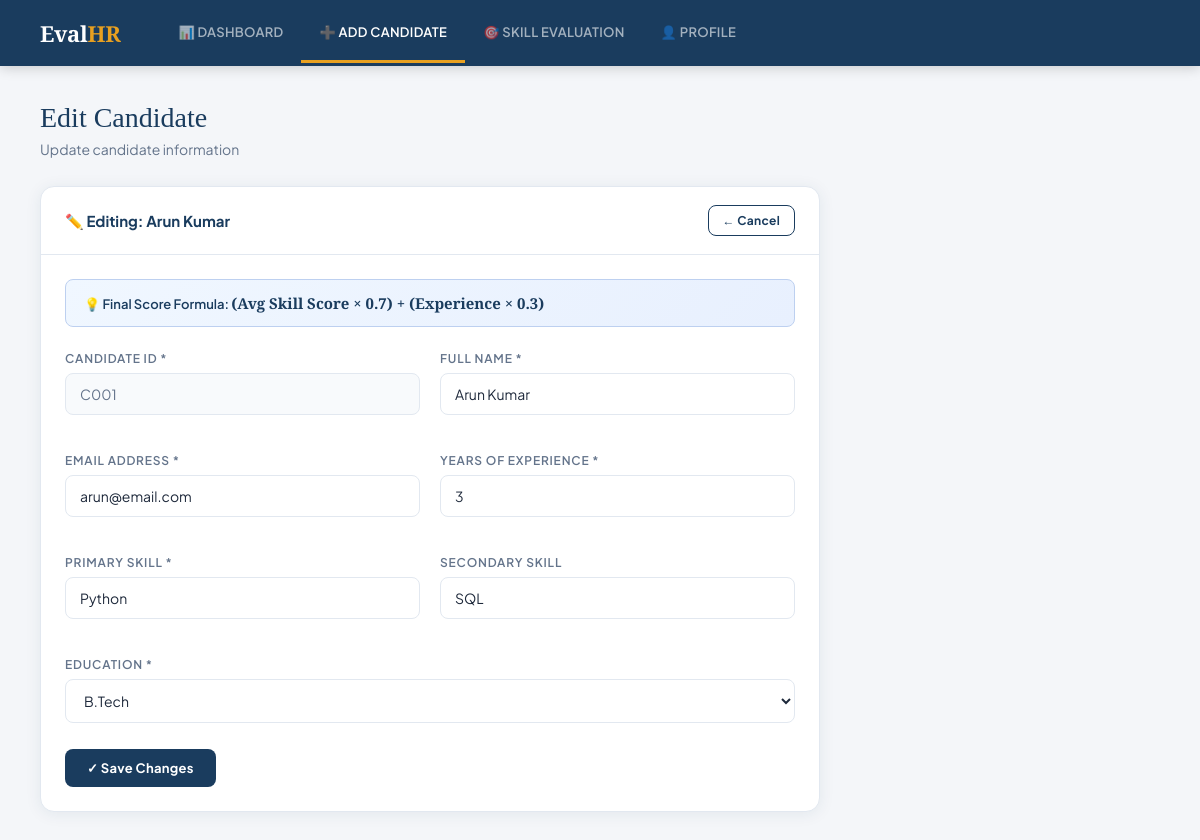
Page /edit/C001 on the committed database.
### tables this page shows
CREATE TABLE candidates (
            candidate_id TEXT PRIMARY KEY,
            name TEXT NOT NULL,
            email TEXT NOT NULL,
            experience INTEGER NOT NULL,
            primary_skill TEXT NOT NULL,
            secondary_skill TEXT,
            education TEXT NOT NULL
        );

### app.py (the view, shortened to what this page needs)
@app.route('/edit/<candidate_id>', methods=['GET', 'POST'])
def edit(candidate_id):
    candidate = get_candidate_by_id(candidate_id)
    if not candidate:
        flash('Candidate not found!', 'error')
        return redirect(url_for('dashboard'))
    return render_template('add_candidate.html', candidate=candidate, edit_mode=True)

### database.py (called while the page is built)
def get_connection():
    conn = sqlite3.connect(DB_NAME)
    conn.row_factory = sqlite3.Row
    return conn

def get_candidate_by_id(candidate_id):
    conn = get_connection()
    candidate = conn.execute('SELECT * FROM candidates WHERE candidate_id = ?', (candidate_id,)).fetchone()
    conn.close()
    return candidate

### templates/add_candidate.html (shortened to what this page needs)
{% extends "base.html" %}
{% block content %}
<div class="page-title">{% if edit_mode %}Edit Candidate{% else %}Add Candidate{% endif %}</div>
<div class="page-sub">{% if edit_mode %}Update candidate information{% else %}Register a new candidate into the system{% endif %}</div>
<div class="card" style="max-width:780px;">
  <div class="card-header">
    <div class="card-title">{% if edit_mode %}✏️ Editing: {{ candidate.name }}{% else %}📝 Candidate Registration Form{% endif %}</div>
    {% if edit_mode %}<a href="/profile/{{ candidate.candidate_id }}" class="btn btn-outline btn-sm">← Cancel</a>{% endif %}
  </div>
  <div class="card-body">
    <div style="background:linear-gradient(135deg,#f0f7ff,#e8f0fe);border:1px solid #bdd0f0;border-radius:8px;padding:13px 18px;margin-bottom:24px;font-size:13px;color:var(--primary);font-weight:600;">
      💡 Final Score Formula: <span style="font-family:'Playfair Display',serif;font-size:15px;">(Avg Skill Score × 0.7) + (Experience × 0.3)</span>
    </div>
    <form method="POST">
      <div class="form-grid">
        <div class="form-group">
          <label>Candidate ID *</label>
          <input type="text" name="candidate_id" placeholder="e.g. C006"
            value="{{ candidate.candidate_id if candidate else '' }}"
            {% if edit_mode %}readonly style="background:#f8fafc;color:var(--text-muted);"{% endif %}
            required>
        </div>
        <div class="form-group">
          <label>Full Name *</label>
          <input type="text" name="name" placeholder="e.g. Arun Kumar"
            value="{{ candidate.name if candidate else '' }}" required>
        </div>
        <div class="form-group">
          <label>Email Address *</label>
          <input type="email" name="email" placeholder="e.g. arun@email.com"
            value="{{ candidate.email if candidate else '' }}" required>
        </div>
        <div class="form-group">
          <label>Years of Experience *</label>
          <input type="number" name="experience" min="0" max="40" placeholder="e.g. 3"
            value="{{ candidate.experience if candidate else '' }}" required>
        </div>
        <div class="form-group">
          <label>Primary Skill *</label>
          <input type="text" name="primary_skill" placeholder="e.g. Python"
            value="{{ candidate.primary_skill if candidate else '' }}" required>
        </div>
        <div class="form-group">
          <label>Secondary Skill</label>
          <input type="text" name="secondary_skill" placeholder="e.g. SQL"
            value="{{ candidate.secondary_skill if candidate else '' }}">
        </div>
        <div class="form-group full">
          <label>Education *</label>
          <select name="education" required>
            {% for edu in ['High School', 'Diploma', 'BCA', 'B.Sc CS', 'B.Tech', 'MCA', 'M.Sc CS', 'M.Tech', 'MBA', 'PhD'] %}
            <option value="{{ edu }}" {% if candidate and candidate.education == edu %}selected{% endif %}>{{ edu }}</option>
            {% endfor %}
          </select>
        </div>
      </div>
      <div style="display:flex;gap:12px;margin-top:8px;">
        <button type="submit" class="btn btn-primary">
          {% if edit_mode %}✓ Save Changes{% else %}➕ Add Candidate{% endif %}
        </button>
      </div>
    </form>
  </div>
</div>
{% endblock %}

### templates/base.html (style rules this page uses)
:root { --primary: #1a3c5e; --primary-light: #2a5f96; --accent: #e8a020; --success: #2e7d52; --danger: #c0392b; --bg: #f4f6f9; --card: #ffffff; --border: #e2e8f0; --text: #1e293b; --text-muted: #64748b; --text-light: #94a3b8; --shadow: 0 2px 16px rgba(26,60,94,0.08); --radius: 14px; --radius-sm: 8px; }
* { margin:0; padding:0; box-sizing:border-box; }
body { font-family:'Plus Jakarta Sans',sans-serif; background:var(--bg); color:var(--text); min-height:100vh; }
.page-title { font-family:'Playfair Display',serif; font-size:28px; color:var(--primary); margin-bottom:6px; }
.page-sub { color:var(--text-muted); font-size:14px; margin-bottom:28px; }
.card { background:var(--card); border-radius:var(--radius); border:1px solid var(--border); box-shadow:var(--shadow); overflow:hidden; }
.card-header { padding:18px 24px; border-bottom:1px solid var(--border); display:flex; align-items:center; justify-content:space-between; }
.card-title { font-size:15px; font-weight:700; color:var(--primary); }
.card-body { padding:24px; }
.btn { padding:11px 22px; border:none; border-radius:var(--radius-sm); font-family:'Plus Jakarta Sans',sans-serif; font-size:13px; font-weight:700; cursor:pointer; transition:all 0.2s; text-decoration:none; display:inline-block; letter-spacing:0.3px; }
.btn-primary { background:var(--primary); color:#fff; }
.btn-outline { background:transparent; color:var(--primary); border:1.5px solid var(--primary); }
.btn-sm { padding:7px 14px; font-size:12px; }
.form-group { display:flex; flex-direction:column; gap:7px; margin-bottom:18px; }
.form-grid { display:grid; grid-template-columns:1fr 1fr; gap:20px; }
.form-group.full { grid-column:1/-1; }
label { font-size:12px; font-weight:600; color:var(--text-muted); text-transform:uppercase; letter-spacing:0.8px; }
input, select { padding:11px 14px; border:1.5px solid var(--border); border-radius:var(--radius-sm); font-family:'Plus Jakarta Sans',sans-serif; font-size:14px; color:var(--text); background:#fff; outline:none; transition:border-color 0.2s, box-shadow 0.2s; width:100%; }
input::placeholder { color:var(--text-light); }

### rows in the picture
candidates: name "Arun Kumar", candidate_id "C001", email "arun@email.com", experience "3", primary_skill "Python", secondary_skill "SQL", education "B.Tech"
